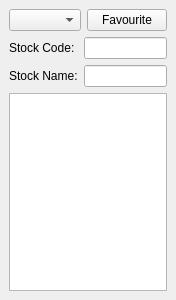
<ui version="4.0" >
 <class>tcStockListAllWidget</class>
 <widget class="QWidget" name="tcStockListAllWidget" >
  <property name="geometry" >
   <rect>
    <x>0</x>
    <y>0</y>
    <width>163</width>
    <height>300</height>
   </rect>
  </property>
  <property name="windowTitle" >
   <string>All Stocks</string>
  </property>
  <layout class="QVBoxLayout" >
   <property name="margin" >
    <number>9</number>
   </property>
   <property name="spacing" >
    <number>6</number>
   </property>
   <item>
    <layout class="QHBoxLayout" >
     <property name="margin" >
      <number>0</number>
     </property>
     <property name="spacing" >
      <number>6</number>
     </property>
     <item>
      <widget class="QComboBox" name="cbo1" />
     </item>
     <item>
      <widget class="QPushButton" name="btn1" >
       <property name="sizePolicy" >
        <sizepolicy>
         <hsizetype>4</hsizetype>
         <vsizetype>0</vsizetype>
         <horstretch>0</horstretch>
         <verstretch>0</verstretch>
        </sizepolicy>
       </property>
       <property name="text" >
        <string>Favourite</string>
       </property>
      </widget>
     </item>
    </layout>
   </item>
   <item>
    <layout class="QHBoxLayout" >
     <property name="margin" >
      <number>0</number>
     </property>
     <property name="spacing" >
      <number>6</number>
     </property>
     <item>
      <layout class="QVBoxLayout" >
       <property name="margin" >
        <number>0</number>
       </property>
       <property name="spacing" >
        <number>6</number>
       </property>
       <item>
        <widget class="QLabel" name="lbl1" >
         <property name="text" >
          <string>Stock Code:</string>
         </property>
        </widget>
       </item>
       <item>
        <widget class="QLabel" name="lbl2" >
         <property name="text" >
          <string>Stock Name:</string>
         </property>
        </widget>
       </item>
      </layout>
     </item>
     <item>
      <layout class="QVBoxLayout" >
       <property name="margin" >
        <number>0</number>
       </property>
       <property name="spacing" >
        <number>6</number>
       </property>
       <item>
        <widget class="QLineEdit" name="edt1" />
       </item>
       <item>
        <widget class="QLineEdit" name="edt2" />
       </item>
      </layout>
     </item>
    </layout>
   </item>
   <item>
    <widget class="QTableWidget" name="tbl1" />
   </item>
  </layout>
 </widget>
 <resources/>
 <connections/>
</ui>
